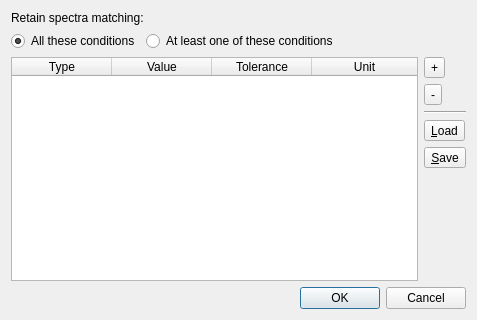
<?xml version="1.0" encoding="UTF-8"?>
<ui version="4.0">
 <class>FilterDialog</class>
 <widget class="QDialog" name="FilterDialog">
  <property name="windowModality">
   <enum>Qt::ApplicationModal</enum>
  </property>
  <property name="geometry">
   <rect>
    <x>0</x>
    <y>0</y>
    <width>477</width>
    <height>320</height>
   </rect>
  </property>
  <property name="windowTitle">
   <string>Filter</string>
  </property>
  <property name="windowIcon">
   <iconset resource="ui.qrc">
    <normaloff>:/icons/images/filter.svg</normaloff>:/icons/images/filter.svg</iconset>
  </property>
  <property name="modal">
   <bool>true</bool>
  </property>
  <layout class="QGridLayout" name="gridLayout">
   <item row="2" column="3">
    <spacer name="horizontalSpacer">
     <property name="orientation">
      <enum>Qt::Horizontal</enum>
     </property>
     <property name="sizeHint" stdset="0">
      <size>
       <width>40</width>
       <height>20</height>
      </size>
     </property>
    </spacer>
   </item>
   <item row="6" column="0" colspan="5">
    <widget class="QDialogButtonBox" name="buttonBox">
     <property name="orientation">
      <enum>Qt::Horizontal</enum>
     </property>
     <property name="standardButtons">
      <set>QDialogButtonBox::Cancel|QDialogButtonBox::Ok</set>
     </property>
    </widget>
   </item>
   <item row="0" column="0" colspan="5">
    <widget class="QLabel" name="label">
     <property name="text">
      <string>Retain spectra matching:</string>
     </property>
    </widget>
   </item>
   <item row="2" column="0">
    <widget class="QRadioButton" name="radioAllConditions">
     <property name="text">
      <string>All these conditions</string>
     </property>
     <property name="checked">
      <bool>true</bool>
     </property>
    </widget>
   </item>
   <item row="2" column="1" colspan="2">
    <widget class="QRadioButton" name="radioAtLeastOneCondition">
     <property name="text">
      <string>At least one of these conditions</string>
     </property>
    </widget>
   </item>
   <item row="3" column="4">
    <layout class="QVBoxLayout" name="verticalLayout">
     <item>
      <widget class="QToolButton" name="btAdd">
       <property name="toolTip">
        <string>Add a new condition at the end of the list</string>
       </property>
       <property name="statusTip">
        <string>Add a new condition at the end of the list</string>
       </property>
       <property name="text">
        <string>+</string>
       </property>
       <property name="icon">
        <iconset resource="ui.qrc">
         <normaloff>:/icons/images/list-add.svg</normaloff>:/icons/images/list-add.svg</iconset>
       </property>
      </widget>
     </item>
     <item>
      <widget class="QToolButton" name="btRemove">
       <property name="toolTip">
        <string>Remove selected conditions from the list</string>
       </property>
       <property name="statusTip">
        <string>Remove selected conditions from the list</string>
       </property>
       <property name="text">
        <string>-</string>
       </property>
       <property name="icon">
        <iconset resource="ui.qrc">
         <normaloff>:/icons/images/list-remove.svg</normaloff>:/icons/images/list-remove.svg</iconset>
       </property>
      </widget>
     </item>
     <item>
      <widget class="Line" name="line">
       <property name="orientation">
        <enum>Qt::Horizontal</enum>
       </property>
      </widget>
     </item>
     <item>
      <widget class="QToolButton" name="btLoad">
       <property name="toolTip">
        <string>Open a m/z filter list</string>
       </property>
       <property name="statusTip">
        <string>Open a m/z filter list</string>
       </property>
       <property name="text">
        <string>&amp;Load</string>
       </property>
       <property name="icon">
        <iconset resource="ui.qrc">
         <normaloff>:/icons/images/document-open.svg</normaloff>:/icons/images/document-open.svg</iconset>
       </property>
      </widget>
     </item>
     <item>
      <widget class="QToolButton" name="btSave">
       <property name="toolTip">
        <string>Save m/z filters to a file</string>
       </property>
       <property name="statusTip">
        <string>Save m/z filters to a file</string>
       </property>
       <property name="text">
        <string>&amp;Save</string>
       </property>
       <property name="icon">
        <iconset resource="ui.qrc">
         <normaloff>:/icons/images/document-save-as.svg</normaloff>:/icons/images/document-save-as.svg</iconset>
       </property>
      </widget>
     </item>
     <item>
      <spacer name="verticalSpacer">
       <property name="orientation">
        <enum>Qt::Vertical</enum>
       </property>
       <property name="sizeHint" stdset="0">
        <size>
         <width>20</width>
         <height>40</height>
        </size>
       </property>
      </spacer>
     </item>
    </layout>
   </item>
   <item row="3" column="0" colspan="4">
    <widget class="QTableWidget" name="tvValues">
     <attribute name="horizontalHeaderStretchLastSection">
      <bool>true</bool>
     </attribute>
     <column>
      <property name="text">
       <string>Type</string>
      </property>
     </column>
     <column>
      <property name="text">
       <string>Value</string>
      </property>
     </column>
     <column>
      <property name="text">
       <string>Tolerance</string>
      </property>
     </column>
     <column>
      <property name="text">
       <string>Unit</string>
      </property>
     </column>
    </widget>
   </item>
  </layout>
 </widget>
 <resources>
  <include location="ui.qrc"/>
 </resources>
 <connections>
  <connection>
   <sender>buttonBox</sender>
   <signal>accepted()</signal>
   <receiver>FilterDialog</receiver>
   <slot>accept()</slot>
   <hints>
    <hint type="sourcelabel">
     <x>248</x>
     <y>254</y>
    </hint>
    <hint type="destinationlabel">
     <x>157</x>
     <y>274</y>
    </hint>
   </hints>
  </connection>
  <connection>
   <sender>buttonBox</sender>
   <signal>rejected()</signal>
   <receiver>FilterDialog</receiver>
   <slot>reject()</slot>
   <hints>
    <hint type="sourcelabel">
     <x>316</x>
     <y>260</y>
    </hint>
    <hint type="destinationlabel">
     <x>286</x>
     <y>274</y>
    </hint>
   </hints>
  </connection>
 </connections>
</ui>
